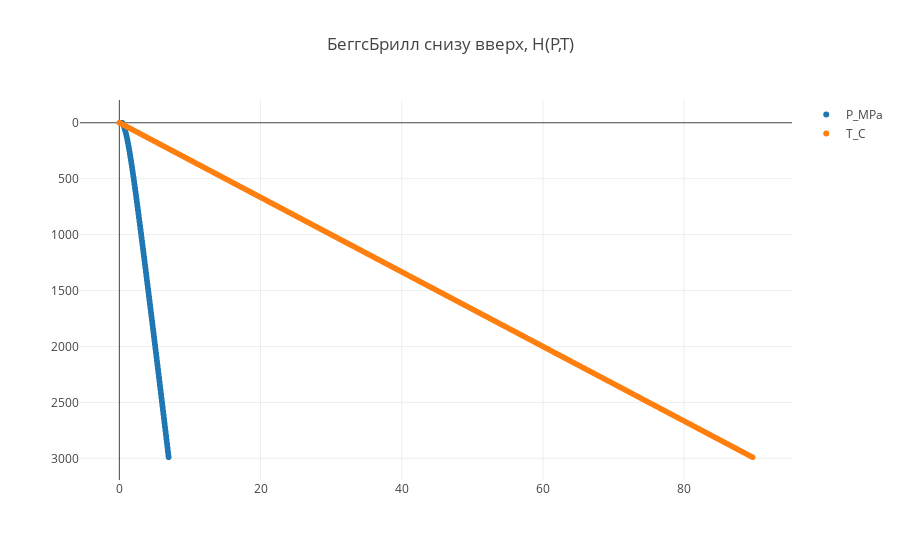

Here is the notebook cell this chart was saved with:
### Code cell
tracep = go.Scattergl(
    x = hydr_data.p_list,
    y = hydr_data.h_list,
    name = 'P_MPa',
    mode = 'markers'
)

tracet = go.Scattergl(
    x = hydr_data.t_list,
    y = hydr_data.h_list,
    name = 'T_C',
    mode = 'markers'
)

"""tracegrad = go.Scattergl(
    x = hydr_data.get_values(50),
    y = hydr_data.h_list,
    name = 'Grad_pam/1000',
    mode = 'markers'
)
"""


data = [tracep, tracet]

plot()

### Figure 1 — Plotly figure (JSON) as saved in the notebook; plotly's stock layout.template omitted (floating-point values rounded to 4 significant figures; data arrays with more than 128 entries replaced by an {"elided": "..."} marker saying what was removed)
{"data": [{"mode": "markers", "name": "P_MPa", "type": "scattergl", "uid": "52d79965-2159-41af-8ed4-a98ecf0c5eba", "x": {"elided": "300 float values"}, "y": {"elided": "300 int values"}}, {"mode": "markers", "name": "T_C", "type": "scattergl", "uid": "feaa954f-4eb1-4323-acbc-f1598928d4c7", "x": {"elided": "300 float values"}, "y": {"elided": "300 int values"}}], "layout": {"title": {"text": "БеггсБрилл снизу вверх, H(P,T)"}, "yaxis": {"autorange": "reversed"}}}
